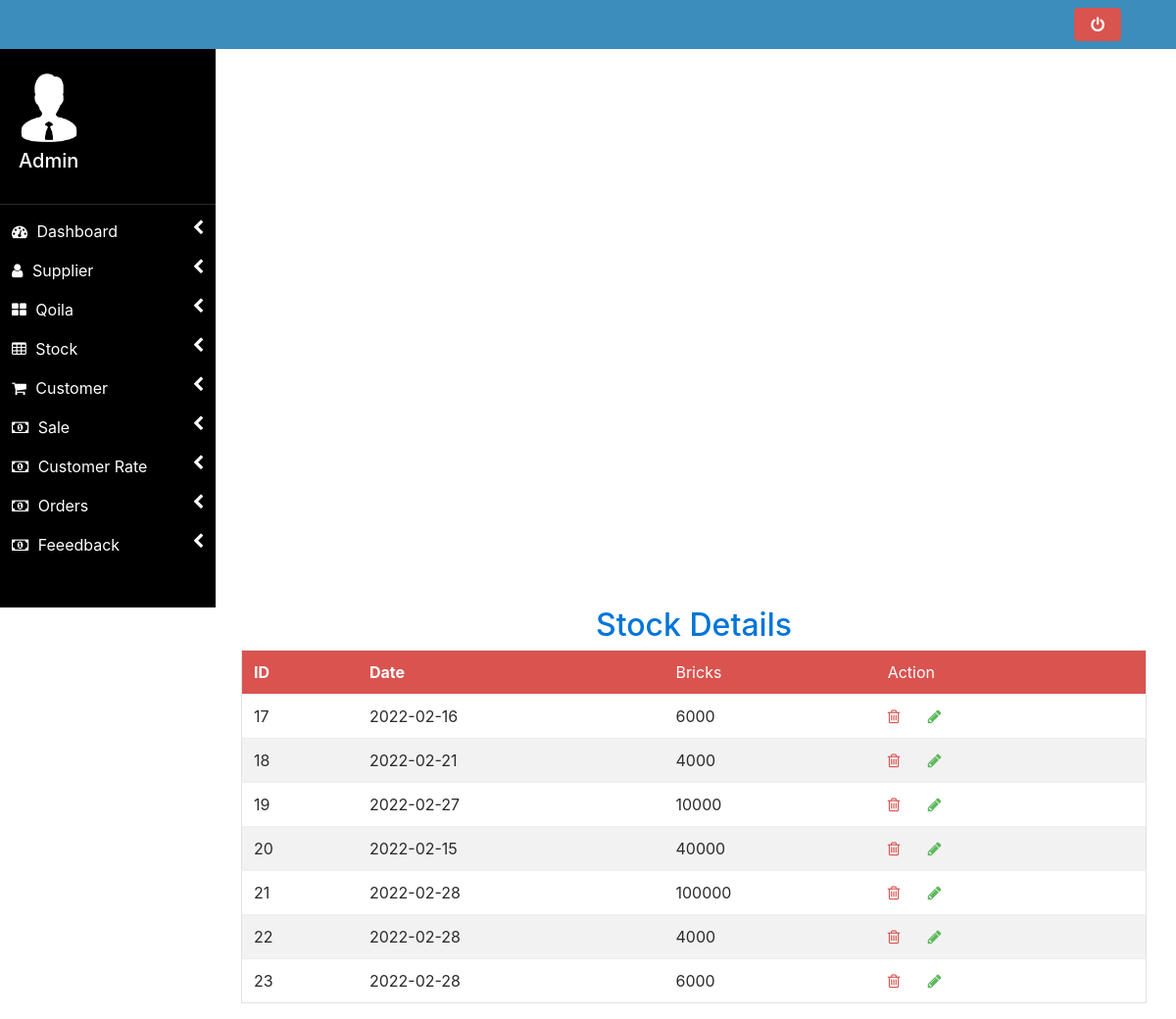
The app's page /admin/stock_details.php (signed in) with its own data.
### tables this page shows
CREATE TABLE `stock` (
  `id` int(11) NOT NULL,
  `date` date NOT NULL,
  `bricks` int(11) NOT NULL
);

### admin/stock_details.php (the view, shortened to what this page needs)
<?php
include 'header.php';
 include 'config.php';
?>
    <div class="mx-auto col-md-12 col-sm-12" >
    <h2 class="text-center text-primary">Stock Details</h2>
    <table class="table border table-striped">
    <tr class="bg-danger text-white">
        <th>ID</th>
        <th>Date</th>
        <td>Bricks</td>
        <td>Action</td>
        </tr>
        <?php
      $qry="SELECT * FROM stock";
        $res=mysqli_query($con,$qry);
        $ab=mysqli_num_rows($res);
        if($ab>0){
            while($row=mysqli_fetch_assoc($res)){
        ?>
        <tr>
            <td><?php echo $row['id']; ?></td>
             <td><?php echo $row['date']; ?></td>
             <td><?php echo $row['bricks']; ?></td>
             <td><a href="stock_details.php?delete=<?php echo $row['id'];  ?>"><span class="text-danger fa fa-trash-o"></span></a>
            <a href="add_stock.php?edit=<?php echo $row['id'];  ?>"><span class="text-success px-4 fa fa-pencil"></span></a></td>
        </tr>
        <?php
            }
        }else
            echo '';
        ?>
    </table>
    </div>
<?php
include 'footer.php';
?>

### admin/style.css (style rules this page uses)
* { box-sizing: border-box; }

### records on screen
stock: id "17", date "2022-02-16", bricks "6000"
stock: id "18", date "2022-02-21", bricks "4000"
stock: id "19", date "2022-02-27", bricks "10000"
stock: id "20", date "2022-02-15", bricks "40000"
stock: id "21", date "2022-02-28", bricks "100000"
stock: id "22", date "2022-02-28", bricks "4000"
stock: id "23", date "2022-02-28", bricks "6000"
